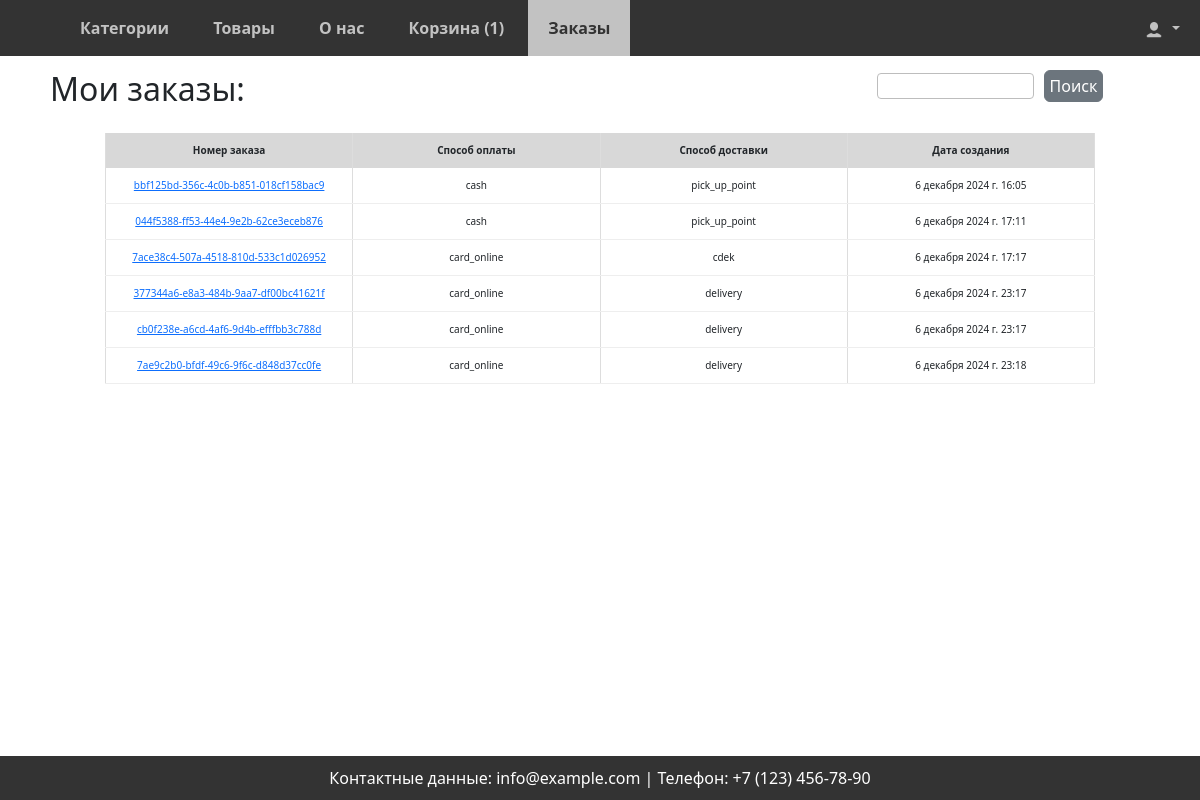
/orders/list/ (signed in), run on the app's committed database.
### orders/models.py (models this page shows, shortened)
class Order(models.Model):
    number = models.CharField(primary_key=True, unique=True, max_length=256, editable=False)
    user = models.ForeignKey(User, on_delete=models.CASCADE, editable=False, null=True)
    cart = models.OneToOneField(CartUser, on_delete=models.SET_NULL, editable=False, null=True)
    status = models.CharField(max_length=50, default='в обработке')
    payment = models.CharField(max_length=50, default='картой')
    delivery = models.CharField(max_length=50, default='самовывоз из магазина')
    address = models.TextField(null=True)
    created_at = models.DateTimeField(auto_now_add=True, editable=False)
    name = models.CharField(max_length=50, null=True)
    last_name = models.CharField(max_length=50, null=True)
    email = models.EmailField(null=True)
    phone = models.CharField(max_length=20, null=True)

### orders/views.py (the view)
# urls.py: path('list/', orders_list, name="orders"),
@login_required
def orders_list(request):
    admin = user.objects.get(username='staff')
    if request.user == admin:
        orders = Order.objects.all()
        context = {"orders": orders, "current_page": 'orders',}
        return render(request, template_name='orders/orders.html', context=context)
    orders = Order.objects.filter(user=request.user)
    context = {
        "orders": orders,
    }
    return render(request, template_name='orders/orders.html', context=context)

### orders/forms.py
class QuickOrderForm(forms.Form):
    name = forms.CharField(max_length=50, label="Имя")
    last_name = forms.CharField(max_length=50, label="Фамилия")
    email = forms.EmailField(label="Эл.почта")
    phone = forms.CharField(max_length=50, label="Телефон")
    payment = forms.ChoiceField(choices=PAYMENT_CHOICES, label='Способ оплаты')
    delivery = forms.ChoiceField(choices=DELIVERY_CHOICES, label='Способ Доставки')

### cart/context_processors.py (called while the page is built)
def cart(request):
    if request.user.id:
        return {'cart': ProductCartUser(request)}
    return {'cart': Cart(request)}

### cart/views.py (called while the page is built)
    def __len__(self):
        return sum(item['quantity'] for item in self.cart.values())

### orders/context_processors.py (called while the page is built)
def quick_order_form(request):
    return {'quick_order_form': QuickOrderForm()}

### shop/templatetags/custom_tags.py (called while the page is built)
@register.filter
def category_path(path):
    res = 'all'
    if len(path.split('/')) > 4:
        res = path.split('/')[3]
    return res

### orders/templates/orders/orders.html
{% extends 'base.html' %}
{% load static %}
{% block content %}
{% if orders|length != 0%}
<h2 class="order-h2">Мои заказы:</h2>
<div class="cart-detail">
  <table>
    <thead>
      <tr>
        <th class="order-header">Номер заказа</th>
        <th class="order-header">Способ оплаты</th>
        <th class="order-header">Способ доставки</th>
        <th class="order-header">Дата создания</th>
      </tr>
    </thead>
    <tbody>
      {% for order in orders %}
      <tr>
        <td class="order-number" style="text-align: center;">
          <a href="{% url 'order_detail' order.number %}">{{ order.number }}</a>
        </td>
        <td class="order-payment" style="text-align: center;">{{ order.payment }}</td>
        <td class="order-delivery" style="text-align: center;">{{ order.delivery }}</td>
        <td class="order-date" style="text-align: center;">{{ order.created_at }}</td>
      </tr>
      {% endfor %}
    </tbody>
  </table>
</div>
{% else %}
<p class="cart-empty">Заказов нет😭</p>
{% endif %}
{% endblock content %}

### static/css/styles.css (style rules this page uses)
* { box-sizing: border-box; margin: 0; padding: 0; }
body { font-family: Arial, sans-serif; background-color: #e2e1e1; min-height: 100%; margin-top: 50px; }
.cart-detail table td { padding-bottom: 5px; }
.cart-detail { width: 90%; margin: 0 auto; max-height: 300px; overflow-x: auto; overflow-y: auto; margin-top: 25px; margin-bottom: 20px; }
.cart-detail table { width: 100%; table-layout: fixed; border: none; min-width: 420px; }
.cart-detail thead th { font-weight: bold; text-align: center; border: none; padding: 10px 15px; background: #d8d8d8; font-size: 13px; border-left: 1px solid #ddd; border-right: 1px solid #ddd; }
.cart-detail tbody td { text-align: left; border-left: 1px solid #ddd; border-right: 1px solid #ddd; padding: 10px 15px; font-size: 13px; vertical-align: center; border-bottom: 1px solid #eee; }
@media screen and (max-width: 1250px) { .cart-detail thead th { font-size: 10px; } }
@media screen and (max-width: 1250px) { .cart-detail tbody td { font-size: 10px; } }

### data on the page
Order: number "bbf125bd-356c-4c0b-b851-018cf158bac9", payment "cash", delivery "pick_up_point", created_at "6 декабря 2024 г. 16:05"
Order: number "044f5388-ff53-44e4-9e2b-62ce3eceb876", payment "cash", delivery "pick_up_point", created_at "6 декабря 2024 г. 17:11"
Order: number "7ace38c4-507a-4518-810d-533c1d026952", payment "card_online", delivery "cdek", created_at "6 декабря 2024 г. 17:17"
Order: number "377344a6-e8a3-484b-9aa7-df00bc41621f", payment "card_online", delivery "delivery", created_at "6 декабря 2024 г. 23:17"
Order: number "cb0f238e-a6cd-4af6-9d4b-efffbb3c788d", payment "card_online", delivery "delivery", created_at "6 декабря 2024 г. 23:17"
Order: number "7ae9c2b0-bfdf-49c6-9f6c-d848d37cc0fe", payment "card_online", delivery "delivery", created_at "6 декабря 2024 г. 23:18"

### other printed values
{{ cart|length }} "1"
